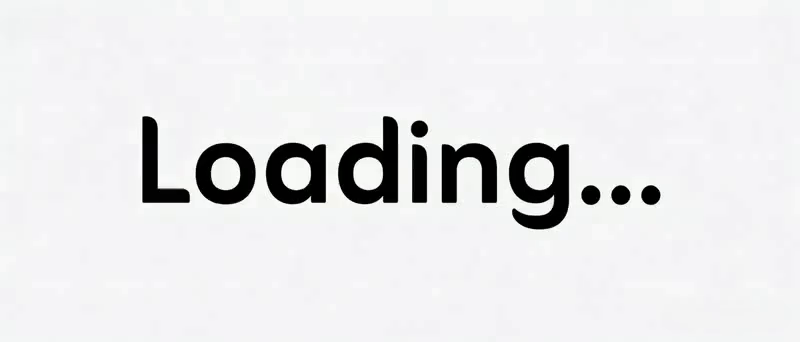
#> input picture Gif Loading/去水印-1.png, 800 x 342 px
$ python process-icon.py '../Gif Loading/去水印-1.png' out
#> lines starting #> are read from the running program, lines starting #| are printed output that depends on the picture
#!/usr/bin/env python3
"""
Icon Processor for StartlyTab
Processes a source image and generates all required icon sizes.
"""

import sys
import os
from pathlib import Path

try:
    from PIL import Image
except ImportError:
    print("Error: PIL (Pillow) is not installed.")
    print("Please install it with: pip3 install Pillow")
    sys.exit(1)

# Icon sizes to generate
ICON_SIZES = [1024, 512, 256, 128, 64, 32, 16]

def process_icon(source_path, output_dir):
    """Process source image and generate all icon sizes."""
#> called with source_path = '../Gif Loading/去水印-1.png', output_dir = 'out'

    # Validate source file
    if not os.path.exists(source_path):
        print(f"Error: Source file not found: {source_path}")
        return False

    # Create output directory if it doesn't exist
    output_path = Path(output_dir)
    output_path.mkdir(parents=True, exist_ok=True)

    try:
        # Open and validate image
        img = Image.open(source_path)
#> img is the input picture: PIL image 800x342 RGBA; mean R, G, B, A 230.3, 230, 231.6, 255
        print(f"✓ Loaded image: {img.size[0]}x{img.size[1]} ({img.format})")
#| ✓ Loaded image: 800x342 (PNG)

        # Convert to RGBA if needed (for transparency support)
        if img.mode != 'RGBA':
            img = img.convert('RGBA')

        # Generate all sizes
        for size in ICON_SIZES:
            # Resize with high-quality resampling
            resized = img.resize((size, size), Image.Resampling.LANCZOS)

            # Save to output directory
            output_file = output_path / f"icon-{size}x{size}.png"
            resized.save(output_file, 'PNG', optimize=True)
            print(f"✓ Generated: {output_file.name}")
#> this loop made 7 passes
#> pass 1, in process_icon, `resized = img.resize((size, size), Image.Resampling.LANCZOS)`:
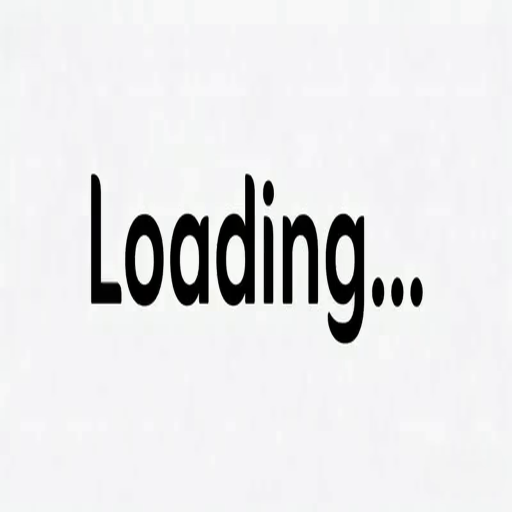
#> resized: PIL image 1024x1024 RGBA (shown at 1/2 size); mean R, G, B, A 230.3, 230, 231.7, 255
#> pass 2, in process_icon, `resized = img.resize((size, size), Image.Resampling.LANCZOS)`:
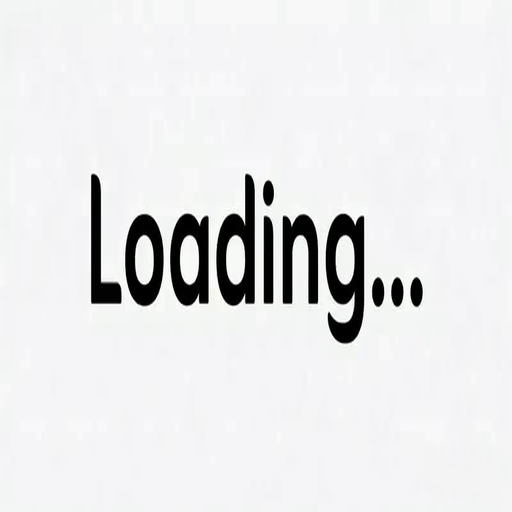
#> resized: PIL image 512x512 RGBA; mean R, G, B, A 230.3, 230.1, 231.7, 255
#> after the loop:
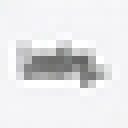
#> resized: PIL image 16x16 RGBA (shown 8 times larger); mean R, G, B, A 230.1, 229.8, 231.4, 255

        print(f"\n✓ Successfully generated all icons in: {output_dir}")
        return True

    except Exception as e:
        print(f"Error processing image: {e}")
        return False

def main():
    if len(sys.argv) < 2:
        print("Usage: python3 process-icon.py <source-image> [output-dir]")
        print("\nExample:")
        print("  python3 process-icon.py icon.png public/icons/")
        print("\nIf output-dir is not specified, icons will be saved to 'public/icons/'")
        sys.exit(1)

    source_path = sys.argv[1]
    output_dir = sys.argv[2] if len(sys.argv) > 2 else "public/icons"

    success = process_icon(source_path, output_dir)
    sys.exit(0 if success else 1)
#> (the program exits here)
